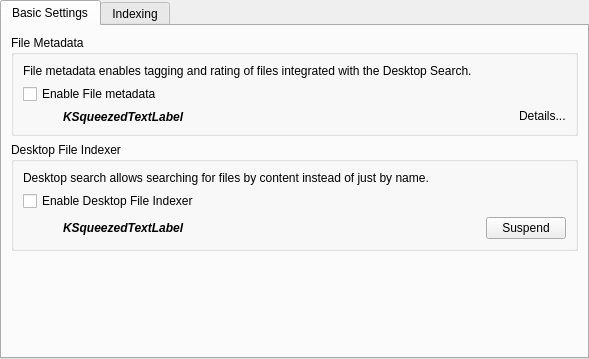
<?xml version="1.0" encoding="UTF-8"?>
<ui version="4.0">
 <author>Sebastian Trueg</author>
 <class>NepomukConfigWidget</class>
 <widget class="QWidget" name="NepomukConfigWidget">
  <property name="geometry">
   <rect>
    <x>0</x>
    <y>0</y>
    <width>589</width>
    <height>359</height>
   </rect>
  </property>
  <layout class="QVBoxLayout" name="verticalLayout_8">
   <property name="margin">
    <number>0</number>
   </property>
   <item>
    <widget class="KTabWidget" name="m_mainTabWidget">
     <property name="currentIndex">
      <number>0</number>
     </property>
     <widget class="QWidget" name="tab">
      <attribute name="title">
       <string>Basic Settings</string>
      </attribute>
      <layout class="QVBoxLayout" name="verticalLayout_13">
       <item>
        <widget class="QGroupBox" name="groupBox_2">
         <property name="title">
          <string>File Metadata</string>
         </property>
         <layout class="QVBoxLayout" name="verticalLayout_10">
          <item>
           <widget class="QLabel" name="label_3">
            <property name="text">
             <string>File metadata enables tagging and rating of files integrated with the Desktop Search.</string>
            </property>
            <property name="wordWrap">
             <bool>true</bool>
            </property>
           </widget>
          </item>
          <item>
           <layout class="QGridLayout" name="gridLayout_2">
            <item row="0" column="0" rowspan="2">
             <layout class="QVBoxLayout" name="verticalLayout_9">
              <item>
               <widget class="QCheckBox" name="m_checkEnableNepomuk">
                <property name="text">
                 <string>Enable File metadata</string>
                </property>
               </widget>
              </item>
              <item>
               <layout class="QHBoxLayout" name="horizontalLayout_2">
                <item>
                 <spacer name="horizontalSpacer_3">
                  <property name="orientation">
                   <enum>Qt::Horizontal</enum>
                  </property>
                  <property name="sizeType">
                   <enum>QSizePolicy::Fixed</enum>
                  </property>
                  <property name="sizeHint" stdset="0">
                   <size>
                    <width>40</width>
                    <height>13</height>
                   </size>
                  </property>
                 </spacer>
                </item>
                <item>
                 <widget class="KSqueezedTextLabel" name="m_labelNepomukStatus">
                  <property name="sizePolicy">
                   <sizepolicy hsizetype="Expanding" vsizetype="Fixed">
                    <horstretch>1</horstretch>
                    <verstretch>0</verstretch>
                   </sizepolicy>
                  </property>
                  <property name="font">
                   <font>
                    <weight>75</weight>
                    <italic>true</italic>
                    <bold>true</bold>
                   </font>
                  </property>
                  <property name="text">
                   <string notr="true">KSqueezedTextLabel</string>
                  </property>
                 </widget>
                </item>
               </layout>
              </item>
             </layout>
            </item>
            <item row="1" column="1">
             <widget class="KUrlLabel" name="m_buttonDetails">
              <property name="text">
               <string>Details...</string>
              </property>
             </widget>
            </item>
           </layout>
          </item>
         </layout>
        </widget>
       </item>
       <item>
        <widget class="QGroupBox" name="groupBox">
         <property name="title">
          <string>Desktop File Indexer</string>
         </property>
         <layout class="QVBoxLayout" name="verticalLayout">
          <item>
           <widget class="QLabel" name="label_2">
            <property name="text">
             <string>Desktop search allows searching for files by content instead of just by name.</string>
            </property>
            <property name="wordWrap">
             <bool>true</bool>
            </property>
           </widget>
          </item>
          <item>
           <widget class="QCheckBox" name="m_checkEnableFileIndexer">
            <property name="text">
             <string>Enable Desktop File Indexer</string>
            </property>
           </widget>
          </item>
          <item>
           <layout class="QHBoxLayout" name="horizontalLayout">
            <item>
             <spacer name="horizontalSpacer">
              <property name="orientation">
               <enum>Qt::Horizontal</enum>
              </property>
              <property name="sizeType">
               <enum>QSizePolicy::Fixed</enum>
              </property>
              <property name="sizeHint" stdset="0">
               <size>
                <width>40</width>
                <height>1</height>
               </size>
              </property>
             </spacer>
            </item>
            <item>
             <widget class="KSqueezedTextLabel" name="m_labelFileIndexerStatus">
              <property name="sizePolicy">
               <sizepolicy hsizetype="Expanding" vsizetype="Fixed">
                <horstretch>1</horstretch>
                <verstretch>0</verstretch>
               </sizepolicy>
              </property>
              <property name="font">
               <font>
                <weight>75</weight>
                <italic>true</italic>
                <bold>true</bold>
               </font>
              </property>
              <property name="text">
               <string notr="true">KSqueezedTextLabel</string>
              </property>
             </widget>
            </item>
            <item>
             <widget class="QPushButton" name="m_fileIndexerSuspendResumeButtom">
              <property name="text">
               <string>Suspend</string>
              </property>
              <property name="clicked" stdset="0">
               <bool>false</bool>
              </property>
             </widget>
            </item>
           </layout>
          </item>
         </layout>
        </widget>
       </item>
       <item>
        <spacer>
         <property name="orientation">
          <enum>Qt::Vertical</enum>
         </property>
         <property name="sizeHint" stdset="0">
          <size>
           <width>1</width>
           <height>1</height>
          </size>
         </property>
        </spacer>
       </item>
      </layout>
     </widget>
     <widget class="QWidget" name="tab_4">
      <attribute name="title">
       <string>Indexing</string>
      </attribute>
      <layout class="QVBoxLayout" name="verticalLayout_3">
       <item>
        <widget class="QGroupBox" name="groupBox_7">
         <property name="title">
          <string>File Indexing</string>
         </property>
         <layout class="QVBoxLayout" name="verticalLayout_7">
          <item>
           <widget class="QLabel" name="label_7">
            <property name="text">
             <string>Customize the files and folders to be indexed</string>
            </property>
           </widget>
          </item>
          <item>
           <widget class="QCheckBox" name="m_checkboxDocuments">
            <property name="text">
             <string>Index Documents</string>
            </property>
           </widget>
          </item>
          <item>
           <widget class="QCheckBox" name="m_checkboxAudio">
            <property name="text">
             <string>Index Audio</string>
            </property>
           </widget>
          </item>
          <item>
           <widget class="QCheckBox" name="m_checkboxImage">
            <property name="text">
             <string>Index Images</string>
            </property>
           </widget>
          </item>
          <item>
           <widget class="QCheckBox" name="m_checkboxVideo">
            <property name="text">
             <string>Index Videos</string>
            </property>
           </widget>
          </item>
          <item>
           <widget class="QCheckBox" name="m_checkboxSourceCode">
            <property name="text">
             <string>Index Source Code</string>
            </property>
           </widget>
          </item>
          <item>
           <layout class="QHBoxLayout" name="horizontalLayout_7">
            <item>
             <spacer name="horizontalSpacer_2">
              <property name="orientation">
               <enum>Qt::Horizontal</enum>
              </property>
              <property name="sizeHint" stdset="0">
               <size>
                <width>40</width>
                <height>20</height>
               </size>
              </property>
             </spacer>
            </item>
            <item>
             <widget class="QPushButton" name="m_buttonAdvancedFileIndexing">
              <property name="text">
               <string>Advanced</string>
              </property>
             </widget>
            </item>
            <item>
             <widget class="QPushButton" name="m_buttonCustomizeIndexFolders">
              <property name="text">
               <string>Customize Folders</string>
              </property>
             </widget>
            </item>
           </layout>
          </item>
          <item>
           <layout class="QFormLayout" name="formLayout_3">
            <item row="0" column="0">
             <widget class="QLabel" name="label_11">
              <property name="text">
               <string>Removable media handling:</string>
              </property>
              <property name="buddy">
               <cstring>m_comboRemovableMediaHandling</cstring>
              </property>
             </widget>
            </item>
            <item row="0" column="1">
             <widget class="KComboBox" name="m_comboRemovableMediaHandling">
              <property name="sizePolicy">
               <sizepolicy hsizetype="Preferred" vsizetype="Fixed">
                <horstretch>1</horstretch>
                <verstretch>0</verstretch>
               </sizepolicy>
              </property>
              <property name="toolTip">
               <string comment="@info:tooltip">Indexing of files on removable media</string>
              </property>
              <property name="whatsThis">
               <string comment="@info:whatsthis">&lt;para&gt;Nepomuk can index files on removable devices like USB keys or external hard-disks for fast desktop searches.&lt;/para&gt;
&lt;para&gt;By default no files are indexed. Here this behaviour can be changed to one of two options:&lt;/para&gt;
&lt;para&gt;&lt;list&gt;&lt;item&gt;&lt;interface&gt;Index files on all removable devices&lt;/interface&gt; - Files on removable media are indexed as soon as the medium is mounted. Caution: this does not include media which have been rejected via the second option.&lt;/item&gt;
&lt;item&gt;&lt;interface&gt;Ask individually when newly mounted&lt;/interface&gt; - The user will be asked to decide if files on the newly mounted medium should be indexed or not. Once decided Nepomuk will not ask again.&lt;/item&gt;&lt;/list&gt;&lt;/para&gt;</string>
              </property>
              <item>
               <property name="text">
                <string>Ignore all removable media</string>
               </property>
              </item>
              <item>
               <property name="text">
                <string>Index files on all removable devices</string>
               </property>
              </item>
              <item>
               <property name="text">
                <string>Ask individually when newly mounted</string>
               </property>
              </item>
             </widget>
            </item>
           </layout>
          </item>
         </layout>
        </widget>
       </item>
       <item>
        <spacer name="verticalSpacer_2">
         <property name="orientation">
          <enum>Qt::Vertical</enum>
         </property>
         <property name="sizeHint" stdset="0">
          <size>
           <width>1</width>
           <height>1</height>
          </size>
         </property>
        </spacer>
       </item>
      </layout>
     </widget>
    </widget>
   </item>
  </layout>
 </widget>
 <customwidgets>
  <customwidget>
   <class>KComboBox</class>
   <extends>QComboBox</extends>
   <header>kcombobox.h</header>
  </customwidget>
  <customwidget>
   <class>KUrlLabel</class>
   <extends>QLabel</extends>
   <header>kurllabel.h</header>
  </customwidget>
  <customwidget>
   <class>KTabWidget</class>
   <extends>QTabWidget</extends>
   <header>ktabwidget.h</header>
   <container>1</container>
  </customwidget>
  <customwidget>
   <class>KSqueezedTextLabel</class>
   <extends>QLabel</extends>
   <header>ksqueezedtextlabel.h</header>
  </customwidget>
 </customwidgets>
 <tabstops>
  <tabstop>m_checkEnableNepomuk</tabstop>
 </tabstops>
 <resources/>
 <connections>
  <connection>
   <sender>m_checkEnableNepomuk</sender>
   <signal>toggled(bool)</signal>
   <receiver>groupBox</receiver>
   <slot>setEnabled(bool)</slot>
   <hints>
    <hint type="sourcelabel">
     <x>206</x>
     <y>100</y>
    </hint>
    <hint type="destinationlabel">
     <x>228</x>
     <y>269</y>
    </hint>
   </hints>
  </connection>
 </connections>
</ui>
